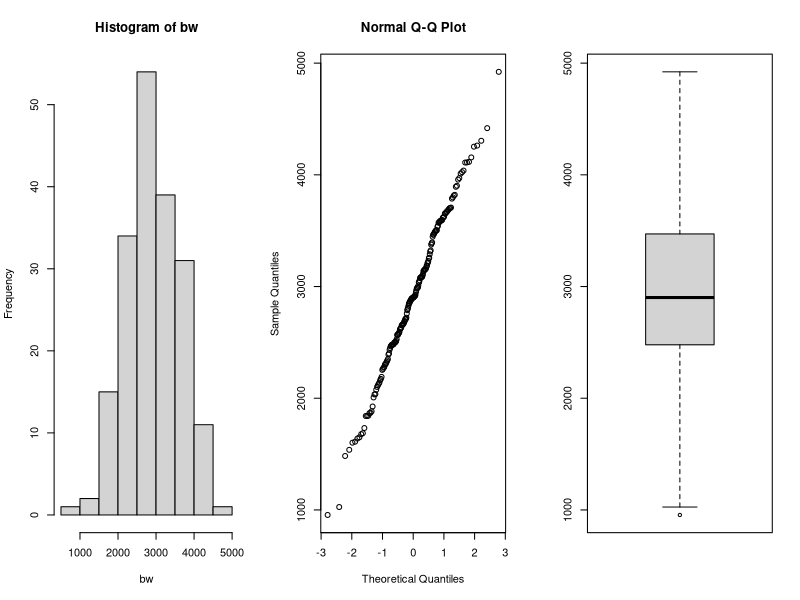
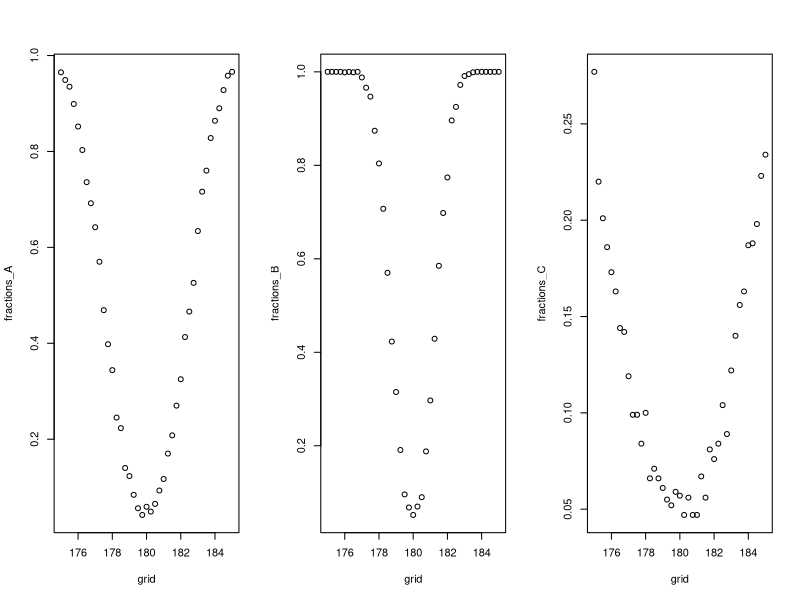
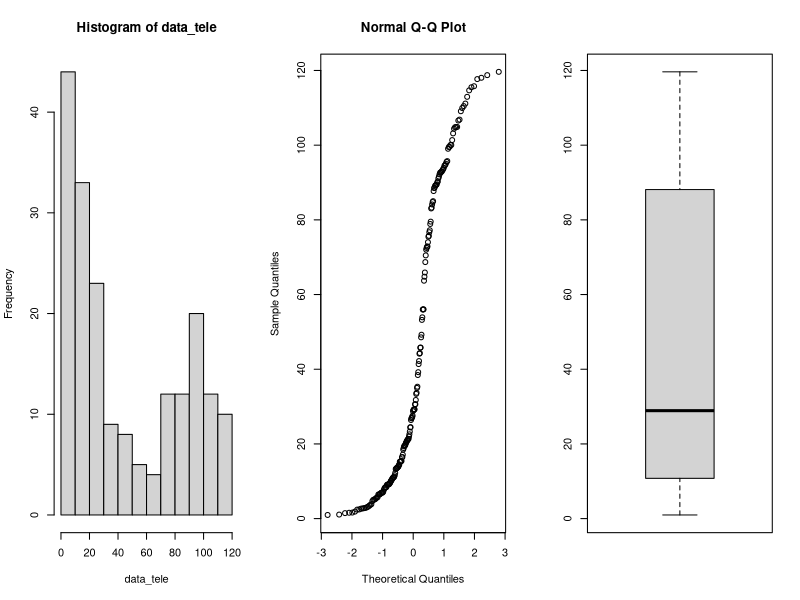
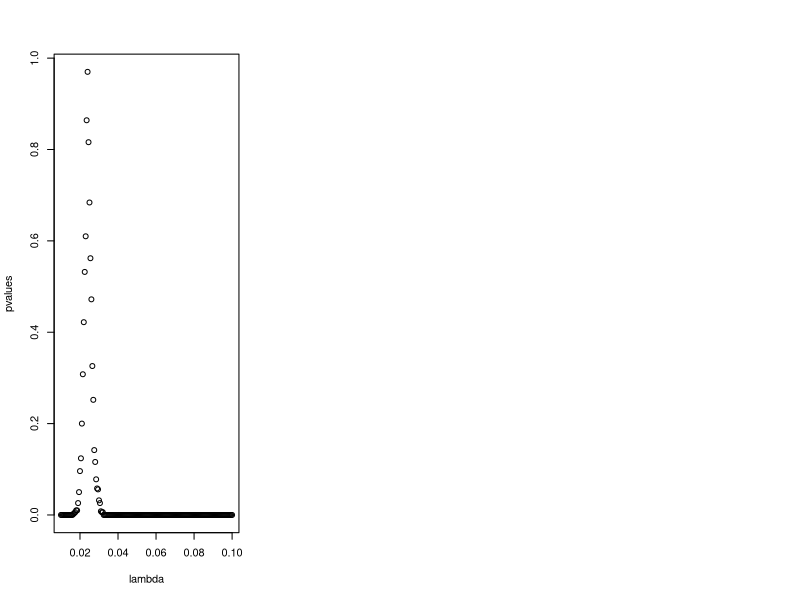

Here is the R script that generated these plots, in order: (Note: this script raises an error after producing the figures.)
## ---- chunk 1
library(tidyverse)
library(rstudioapi)

knitr::opts_chunk$set(echo = TRUE)
options(knitr.table.format = "latex")
setwd(dirname(getActiveDocumentContext()$path))
## ---- chunk 2
par(mfrow=c(1,3))
data=read.table(file="data/birthweight.txt",header=TRUE)

bw = data$birthweight
hist(bw)
qqnorm(bw)
boxplot(bw)
shapiro.test(bw)

## ---- chunk 3
m = mean(bw)
sd = sd(bw)
n = length(bw)
error = qnorm(0.95)*sd/sqrt(n)
ci = c(m-error, m+error)
m
ci
## ---- chunk 4
t.test(bw, mu=2800, alternative = "greater", conf.level = 0.95)
## ---- chunk 5
n <- m <- 30
mu <- 180
nu <- 175
sd <- 5
grid <- seq(175,185, by=0.25)

power_function<-function(grid,n,m,mu,sd) {
  B <- 1000
  p <- numeric(B)
  G <- length(grid)
  fractions <- numeric(G)
  for (grid_nu in 1:G){
    p <- numeric(B)
    for (b in 1:B){
      x <- rnorm(n,mu,sd)
      y <- rnorm(m,grid[grid_nu],sd)
      p[b] <- t.test(x,y, var.equal = TRUE)[[3]]
    }
    fractions[grid_nu] <- mean(p<0.05)
  }
  return(fractions)
}

fractions_A <- power_function(grid,n,m,mu,sd)

## ---- chunk 6
n <- m <- 100
mu <- 180
sd <- 5

fractions_B <- power_function(grid,n,m,mu,sd)
## ---- chunk 7
n <- m <- 30
mu <- 180
sd <- 15

fractions_C <- power_function(grid,n,m,mu,sd)
par(mfrow=c(1,3))
plot(grid,fractions_A)
plot(grid,fractions_B)
plot(grid,fractions_C)
## ---- chunk 8
data<-read.table(file="data/telephone.txt",header=TRUE)

# remove zeros
data <- data %>% 
  filter(Bills > 0)

data_tele <- data$Bills
par(mfrow=c(1,3))
hist(data_tele)
qqnorm(data_tele)
boxplot(data_tele)

## ---- chunk 9
lambda <- seq(0.01, 0.1, 0.0005)
pvalues <- c()
t <- median(data_tele)
for (x in lambda){
  B <- 1000
  tstar <- numeric(B)
  n <- length(data_tele)
  
  for (i in 1:B){
    xstar <- rexp(n,x)
    tstar[i] <- median(xstar)
  }
  pl<-sum(tstar<t)/B
  pr<-sum(tstar>t)/B
  p<-2*min(pl,pr)
  pl;pr;p
  pvalues <- c(pvalues,p)
}
plot(lambda, pvalues)

best_p <- which(pvalues > 0.05)
lambda[best_p]
## ---- chunk 10
B <- 1000
T1 <- median(data_tele)
Tstar <- numeric(B)
for (i in 1:B){
  Xstar <- sample(data_tele,replace=TRUE)
  Tstar[i] <- median(Xstar)
}
Tstar25 <- quantile(Tstar,0.025)
Tstar975 <- quantile(Tstar, 0.975)

T1
c(2*T1-Tstar975, 2*T1-Tstar25)

## ---- chunk 11
max_index <- which.max(pvalues)

opt_Lambda <- X[max_index]
round(opt_Lambda, 3)

theoretical_median = log(2)/opt_Lambda
round(theoretical_median,3)
error = qnorm(0.975)*(theoretical_median/sqrt(length(data_tele)))
c(round(theoretical_median - error, 3), round(theoretical_median + error,3))
## ---- chunk 12
bill_bigeq40 <- sum(data_tele>=40)
bill_smal40 <- sum(data_tele<40)

binom.test(bill_bigeq40, length(data_tele),p=0.5)
binom.test(bill_smal40, length(data_tele),p=0.5)

bill_less10 <- sum(data_tele < 10)
bill_less10/length(data_tele)
## ---- chunk 13
data <- read.table(file="data/run.txt",header=TRUE)
cor(data$before, data$after)
## ---- chunk 14
# calculate differences
data <- data %>% 
  mutate(diff = before - after)

# filter for lemo

lemo <- data %>% 
  filter(drink == "lemo")

t.test(lemo$before, lemo$after, paired = TRUE)

# filter for energy

energy <- data %>% 
  filter(drink == "energy")

t.test(energy$before, energy$after, paired = TRUE)
## ---- chunk 15

# perform t-test

t.test(lemo$diff, energy$diff)

## ---- chunk 16
# filter for meatmeal

meatmeal <- chickwts %>% 
  filter(feed == "meatmeal") %>% 
  select(weight)

# filter for sunflower

sunflower <- chickwts %>% 
  filter(feed == "sunflower") %>% 
  select(weight)

# check for data normality

par(mfrow=c(1,2))
qqnorm(meatmeal$weight)
qqnorm(sunflower$weight)

# perform t-test, the data is not paired

t.test(meatmeal, sunflower)

# Mann-Whitney test

wilcox.test(meatmeal$weight, sunflower$weight)

# Kolmogorov-Smirnov test

ks.test(meatmeal$weight, sunflower$weight)

## ---- chunk 17
chickaov <- lm(weight~feed, data = chickwts)
# performing one-way ANOVA
anova(chickaov)
#extracting more information
summary_table <- summary(chickaov)
knitr::kable(data.frame(summary_table$coefficients), "latex")
## ---- chunk 18
# check for normality
qqnorm(chickaov$residuals)
# check if the variances are equal
chickwts %>% 
  group_by(feed) %>% 
  summarise(variance = var(weight))
## ---- chunk 19
kruskal.test(weight~feed, data = chickwts)
